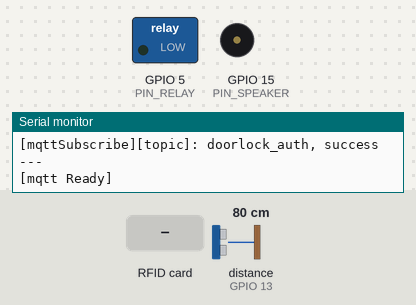
Bench run of a sketch on a simulated ESP32. Parts: switched loads named in the sketch (green lamp = pin HIGH), buzzer (waves = sounding, pin HIGH), the last lines printed to the serial monitor. Dashed ring = blinking. The inputs (shaded band) are chosen by the test bench; at power-on: distance to the obstacle (sensor on GPIO 13) 80 cm. The echo pulse lasts 58.3 µs per cm; WiFi joins after 1.5 s; servers stay silent unless stated; no MQTT or app messages arrive unless stated.

Above: at 4.5 s.
4.6 s: distance to the obstacle (sensor on GPIO 13) set to 12 cm
6.1 s: distance to the obstacle (sensor on GPIO 13) set to 9 cm
At 7.2 s:
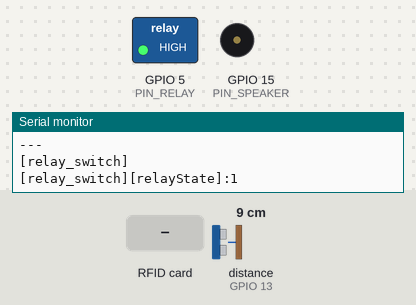
9.1 s: RFID card 61 22 61 22 held to the reader
At 10.03 s:
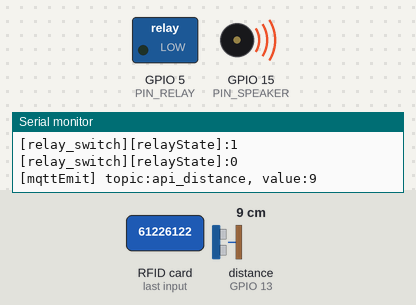
14.3 s: RFID card 5E 7A 19 C4 held to the reader
At 16.3 s:
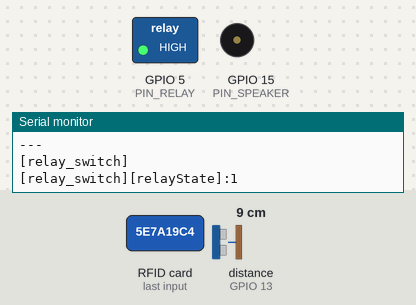
Timing chart, 0 to 20.5 s (numbered marks = the images above; inputs shaded):
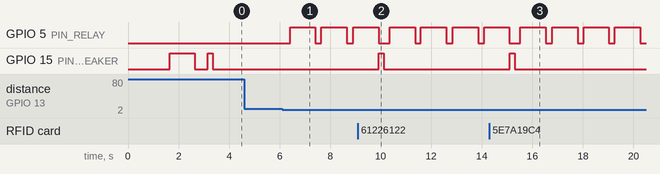

The sketch:

esp32_mqtt_rc522.ino
```cpp
#include <PubSubClient.h>
#include <WiFi.h>
#include <ArduinoJson.h>

#include <SPI.h>
#include <MFRC522.h>
#include <Ultrasonic.h>

///////////////////////

// 接腳設定
#define PIN_RELAY   5
#define PIN_TRIGGER 12
#define PIN_ECHO    13
#define PIN_SPEAKER 15
#define PIN_SS      21
#define PIN_RST     22

///////////////////////

// 參數設定
// Wi-Fi configuration
const char * ssid = "CSIE_405";
const char * password = "61226122";

// MQTT configuration
const char *server = "nuucsie.ddns.net";
const char *machine_id = "esp32-doorlock";
const char *topicList[10] = { "doorlock_login", "doorlock_auth" };
String apiKey = "CSIE61226122";
String AuthToken = "";

// State
bool relayState = false;
String lastCardID = "";
int lastDistance = -1;
bool distanceDetectAvailable = false;
int distanceDetectTimes = 0;
int distanceDetectTimesMax = 10;
int distanceCheckTimes = 0;
int distanceCheckTimesMax = 3;

///////////////////////

WiFiClient wifiClient;
PubSubClient mqttClient(wifiClient);

// RC522
MFRC522 mfrc522(PIN_SS, PIN_RST);  // Create MFRC522 instance

// HC-SR04
Ultrasonic ultrasonic(PIN_TRIGGER, PIN_ECHO);

///////////////////////

void beep(int delayTime=200) {
  digitalWrite(PIN_SPEAKER, HIGH), delay(delayTime);
  digitalWrite(PIN_SPEAKER, LOW);
}

///////////////////////

void init_WIFI() {
  Serial.println("---");
  Serial.println("[init_WIFI]");
  Serial.print("Connecting to ");
  Serial.println(ssid);
  WiFi.begin(ssid, password);
  while (WiFi.status() != WL_CONNECTED) {
    delay(500);
    Serial.print(".");
  }
  Serial.println("");
  Serial.print("WiFi connected.");
  Serial.print("IP address: ");
  Serial.println(WiFi.localIP());
}

void init_SPEAKER() {
  Serial.println("---");
  Serial.println("[init_SPEAKER]");
  pinMode(PIN_SPEAKER, OUTPUT);
}

void init_RELAY() {
  Serial.println("---");
  Serial.println("[init_RELAY]");
  pinMode(PIN_RELAY, OUTPUT);
  digitalWrite(PIN_RELAY, LOW);
  relayState = false;
}

void init_RC522() {
  Serial.println("---");
  Serial.println("[init_RC522]");

  mfrc522.PCD_Init();   // Init MFRC522 初始化MFRC522卡
  // mfrc522.PCD_Init(PIN_SS, PIN_RST); // 初始化MFRC522卡
  delay(4);       // Optional delay. Some board do need more time after init to be ready, see Readme
  Serial.print(F("Reader "));
  Serial.print(F(": "));
  mfrc522.PCD_DumpVersionToSerial(); // Show details of PCD - MFRC522 Card Reader details 顯示讀卡設備的版本
  Serial.println(F("Scan PICC to see UID, SAK, type, and data blocks..."));
}

void init_ULTRASONIC() {
  Serial.println("---");
  Serial.println("[init_ULTRASONIC]");
  Serial.print("Distance:");
  Serial.print(ultrasonic.distanceRead()); // 讀取距離
  Serial.println(" CM");
}

///////////////////////

void mqttReConnect() {
  Serial.println("---");
  Serial.println("[mqttReConnect]");
  mqttClient.setServer(server, 1883);
  mqttClient.setCallback(mqttCallback);
  while (!mqttClient.connected()) {
    Serial.print("Attempting MQTT connection...");
    if (mqttClient.connect(machine_id)) {
      Serial.println("connected");
      mqttDeviceLogin(); // MQTT裝置登入
      mqttSubscribe(); // MQTT訂閱主題
    // mqttPublish(); // MQTT推播訊息
      beep(1000);
    } else {
      Serial.print("failed, rc=");
      Serial.print(mqttClient.state());
      Serial.println(" try again in 5 seconds");
      delay(5000);
    }
  }
}

void mqttCallback(char* topic, byte* payload, unsigned int length) {
  Serial.println("---");
  Serial.println("[mqttCallback]");

  Serial.println("[mqttCallback][topic]: " + (String)topic);

  // 解析JSON data
  String jsonData = "";
  for (int i=0;i<length;i++) {
    jsonData += (char)payload[i];
  }
  Serial.println();
  Serial.println("[mqttCallback][jsonData]: " + jsonData);

  //////////////////////////////////

  StaticJsonDocument<200> doc;
  deserializeJson(doc, jsonData);
  bool state = (bool)doc["state"];
  Serial.print("[mqttCallback][state]: ");
  Serial.println(state);

  if ( (String)topic=="doorlock_auth"  ) {

    if(state==true){
      Serial.println("[mqttCallback][doorlock_auth]: success");
      beep(500);
      relay_switch();
    }else{
      Serial.println("[mqttCallback][doorlock_auth]: failed");
      beep(500);
      beep(500);
      beep(500);
    }

    String message = doc["data"]["message"];
    String Time = doc["data"]["time"];
    Serial.println("[mqttCallback][message]: " + message);
    Serial.println("[mqttCallback][Time]: " + Time);
  }

  //////////////////////////////////

//  String getData;
//  serializeJson(doc, getData);
//  Serial.println("[mqttCallback][getData]: " + getData);
}

void mqttSubscribe() {
  Serial.println("---");
  Serial.println("[mqttSubscribe]");
  int topicListLength = sizeof(topicList) / sizeof(String);
  Serial.printf("[mqttSubscribe][topicListLength]: %d\n", topicListLength);

  for ( byte i=0; i<topicListLength; ++i ) {
    bool state = mqttClient.subscribe(topicList[i]);
    Serial.println("[mqttSubscribe][topic]: " + (String)topicList[i] + ", " + (state?"success":"failed"));
  }

}

void mqttPublish() {
  Serial.println("---");
  Serial.println("[mqttPublish]");

  StaticJsonDocument<200> doc;

  doc["apiKey"] = apiKey;
  doc["data"]["text"] = "hello";

  String topic = "test";
  String payload;

  serializeJson(doc, payload);
  Serial.println("[payload]: " + payload);

  mqttEmit(topic, payload);
}

void mqttEmit(String topic, String value) {
  Serial.println("[mqttEmit] topic:" + topic + ", value:" + value);
  mqttClient.publish((char * ) topic.c_str(), (char * ) value.c_str());
}

void mqttDeviceLogin() {
  Serial.println("---");
  Serial.println("[mqttDoorlockLogin]");

  StaticJsonDocument<200> doc;

  doc["apiKey"] = apiKey;
  doc["data"]["machine_id"] = machine_id;

  String topic = "api_login";
  String payload;

  serializeJson(doc, payload);
  Serial.println("[payload]: " + payload);

  mqttEmit(topic, payload);
}

///////////////////////

void relay_switch(){
  Serial.println("---");
  Serial.println("[relay_switch]");
  digitalWrite(PIN_RELAY, HIGH), relayState = true; // 觸發繼電器ON
  Serial.println("[relay_switch][relayState]:" + (String)relayState);
  delay(1000);
  digitalWrite(PIN_RELAY, LOW), relayState = false; // 觸發繼電器OFF
  Serial.println("[relay_switch][relayState]:" + (String)relayState);
}

bool rc522ReadCard() {

  bool cardState = false; //卡片偵測狀態

  // 檢查是不是一張新的卡
  if (mfrc522.PICC_IsNewCardPresent() && mfrc522.PICC_ReadCardSerial()) {

    cardState = true; // 偵測到卡片
    beep();

    // 顯示卡片內容
    byte *id = mfrc522.uid.uidByte;   // 取得卡片的UID
    byte idSize = mfrc522.uid.size;   // 取得UID的長度

    Serial.print("PICC type: ");      // 顯示卡片類型
    // 根據卡片回應的SAK值（mfrc522.uid.sak）判斷卡片類型
    MFRC522::PICC_Type piccType = mfrc522.PICC_GetType(mfrc522.uid.sak);
    Serial.println(mfrc522.PICC_GetTypeName(piccType));

    Serial.print("UID Size: ");       // 顯示卡片的UID長度值
    Serial.println(idSize);

    lastCardID = "";
    for (byte i = 0; i < idSize; i++) {  // 逐一顯示UID碼
      if (id[i] < 0x10) {
        Serial.println("0");
        lastCardID += "0";
      }
      Serial.println(id[i], HEX);       // 以16進位顯示UID值
      lastCardID += String(id[i], HEX);
    }
    Serial.println();

    lastCardID.toUpperCase(); // 強制轉換大寫

    Serial.println();
    Serial.println("[lastCardID]: " + lastCardID);

    mfrc522.PICC_HaltA();  // 讓卡片進入停止模式

    // mqtt push
    StaticJsonDocument<200> doc;

    doc["apiKey"] = apiKey;
    doc["data"]["machine_id"] = machine_id;
    doc["data"]["cardID"] = lastCardID;

    String payload;
    serializeJson(doc, payload);
    Serial.println("[payload]: " + payload);

    mqttEmit("api_update_doorlock", payload);
  }

  return cardState; // 回傳卡片狀態
}

bool ultrasonicRead() {
  int distance = ultrasonic.read();

  if ( ++distanceDetectTimes>=distanceDetectTimesMax ) {
    distanceDetectTimes = 0;
    return false;
  }

  if ( 3<=distance && distance<=10 ) { //距離介於3~5cm的距離
    Serial.print("[ULTRASONIC][distance]: " + (String)distance + " CM");
    Serial.print(" | [DetectTimes]: " + (String)distanceDetectTimes);
    Serial.println(" | [CheckTimes]: " + (String)distanceCheckTimes);
    if ( distance == lastDistance ) {
      if ( ++distanceCheckTimes>=distanceCheckTimesMax ) {
        distanceCheckTimes = 0;
        return true;
      }
    } else {
      lastDistance = distance;
    }
    delay(100);
    bool state = ultrasonicRead();
    return state;
  } else{
    distanceDetectTimes = 0;
    return false;
  }
}

// 偵測距離
bool detectDistance() {
  // 超音波
  bool distanceState = false;   // 距離確認
  int distanceOld = 0;          // 感測距離 - 舊
  int distanceNow = 100;        // 感測距離 - 現在
  int checkTime = 0;            // 確認次數
  int delayTime = 100;          // 延遲時間
  int detectTimes = 0;          // 感測次數
  int detectTimesMax = 100; // 感測次數最大值
  float distanceMin = 5;
  float distanceMax = 10;
  while ( !distanceState ) {

    // 檢查次數
    if ( checkTime == 2 ) {
      distanceState = true;
      break;
    }

    // 獲得最新距離
    distanceNow = ultrasonic.distanceRead();

    // 距離範圍檢查
    if ( distanceMin <= distanceNow && distanceNow <= distanceMax ) {
      // 檢查距離相同
      if ( distanceOld == distanceNow ) {
        ++checkTime; // 檢查次數遞增
      } else {
        distanceOld = distanceNow; // 更新距離值
        checkTime = 0; // 檢查次數歸零
      }
    }

    // 檢查次數 大於 最大偵測次數
    if ( ++detectTimes >= detectTimesMax ) break;
    delay(delayTime); // 延遲
  }
  if(distanceState == true){
    beep(300);
    beep(300);
   }
  return distanceState;
}

///////////////////////

void setup() {
  SPI.begin();  // Init SPI bus 初始化SPI介面
  Serial.begin(115200);
  Serial.println("---");
  Serial.println("[mqtt Setup]");
  init_WIFI(); // WIFI初始化
  init_SPEAKER(); // 蜂鳴器初始化
  init_RELAY(); // 繼電器初始化
  init_RC522(); // RFID初始化
  init_ULTRASONIC(); // 超音波初始化
  mqttReConnect(); // MQTT自動連線


  delay(500);
  Serial.println("---");
  Serial.println("[mqtt Ready]");
  beep();
}

void loop() {

  if (!mqttClient.connected()) { // 偵測MQTT是否斷線
    mqttReConnect(); // MQTT自動重新連線
  }

  mqttClient.loop(); // MQTT 循環監聽

  bool cardState = rc522ReadCard(); // 讀取卡片狀態

  distanceDetectAvailable = true; // 啟動超音波測距
  bool distanceState = ultrasonicRead(); // 偵測超音波測距
  if( distanceState ) {
    Serial.println("[distanceState]" + (String)distanceState);
    relay_switch();
    mqttEmit("api_distance", (String)lastDistance);
  }

}
```

Measured:
- the behaviour switches between 11 and 10 cm on distance to the obstacle (sensor on GPIO 13) (found by bisection; images 0 and 1)
- after the input at 4.6 s, every drawn part: stays the same
- after the input at 6.1 s, GPIO 5 (PIN_RELAY): alternates HIGH for 1.0 s and LOW for 0.25 s, starting after 0.32 s
- after the input at 9.1 s, GPIO 15 (PIN_SPEAKER): LOW → HIGH after 0.82 s, → LOW 0.20 s later
- after the input at 14.3 s, GPIO 15 (PIN_SPEAKER): LOW → HIGH after 0.80 s, → LOW 0.20 s later
